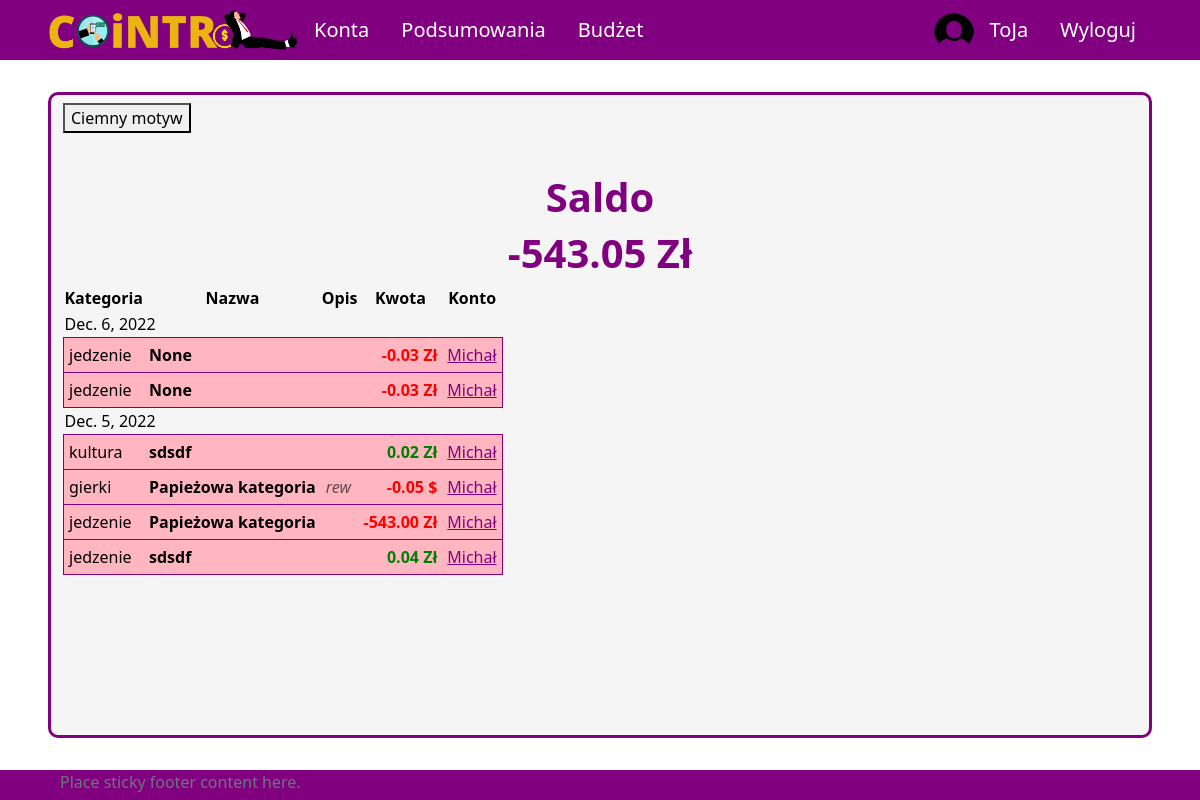
Screenshot of / (signed in) with the database file from the repository.
### UsersApp/models.py (models this page shows, shortened)
class Profile(models.Model):
    user = models.OneToOneField(User, on_delete=models.CASCADE, null=True, blank=True)
    name = models.CharField(max_length=200, blank=True, null=True)
    email = models.EmailField(max_length=400, null=True, blank=True)
    username = models.CharField(max_length=200, blank=True, null=True)
    currency = models.ForeignKey('Currency', on_delete=models.SET_NULL, null=True)
    image = models.ImageField(null=True, blank=True)
    created = models.DateTimeField(auto_now_add=True)
    id = models.UUIDField(default=uuid.uuid4, unique=True,
                            primary_key=True, editable=False)

class Currency(models.Model):
    name = models.CharField(max_length=100)
    access_name = models.CharField(max_length=20) #access_name nazwa aby zdobyć kurs walut
    sign = models.CharField(max_length=5) #znak waluty
    id = models.UUIDField(default=uuid.uuid4, unique=True,
                            primary_key=True, editable=False)

class Category(models.Model):
    SCOPE_CHOICES = (
    ("INCOME", "income"),
    ("EXPENSE", "expense"),
    )
    name = models.CharField(max_length=255)
    owner = models.ForeignKey(Profile, null=True, blank=True, on_delete=models.CASCADE)
    scope = models.CharField(max_length=10, choices=SCOPE_CHOICES) #income / expense - do oddzielenia rodzaju transakcji
    id = models.UUIDField(default=uuid.uuid4, unique=True, primary_key=True, editable=False)
    def __str__(self):
        return self.name

### aplication/models.py (models this page shows, shortened)
class Transaction(models.Model):
    id_account = models.ForeignKey(Account, on_delete=models.CASCADE)
    id_user = models.ForeignKey(Profile, on_delete=models.SET_NULL, null=True) #konto z którego dokonano transakcji zostało usunięte ale transakcja ma pozostać
    id_category = models.ForeignKey(Category, on_delete=models.CASCADE)
    id_subcategory = models.ForeignKey(Subcategory, on_delete=models.SET_NULL, null=True, blank=True)
    name = models.CharField(max_length=50, null=True, blank=True)
    currency = models.ForeignKey(Currency, on_delete=models.SET_NULL, null=True)
    is_periodic = models.BooleanField(default=False)
    amount = models.DecimalField(max_digits=10, decimal_places=2)
    converted_amount = models.DecimalField(max_digits=10, decimal_places=2)
    transaction_date = models.DateField()
    description = models.CharField(max_length=255, blank=True, null=True)
    id = models.UUIDField(default=uuid.uuid4, unique=True, primary_key=True, editable=False)

class Account(models.Model):
    owner = models.ForeignKey(Profile, null=True, blank=True, on_delete=models.CASCADE)
    name = models.CharField(max_length=30)
    currency = models.ForeignKey(Currency, on_delete=models.SET_NULL, null=True)
    is_shared = models.BooleanField(default=False)
    description = models.CharField(max_length=100, null=True, blank=True)
    id = models.UUIDField(default=uuid.uuid4, unique=True, primary_key=True, editable=False)
    def calculate_balance(self):
        balance = 0
        transactions = Transaction.objects.filter(id_account=self)
        for transaction in transactions:
            balance += transaction.converted_amount
        return balance

### aplication/views.py (the view)
# urls.py: 2. Add a URL to urlpatterns:  path('', views.home, name='home')
def home(request):
    if request.user.is_authenticated:
        balance = 0
        user_accounts = User_Account.objects.filter(id_user = request.user.profile.id)
        accounts = []
        for ua in user_accounts:
            if ua.id_account.owner == request.user.profile and ua.id_account.is_shared == False:
                accounts.append(ua.id_account)
        all_transactions = Transaction.objects.filter(id_user=request.user.profile).order_by('-transaction_date')
        dates = []
        transactions = []
        for t in all_transactions:
            if t.id_account.is_shared == False:
                transactions.append(t)
                if t.transaction_date not in dates:
                    dates.append(t.transaction_date)
        for acc in accounts:
            balance += acc.calculate_balance()
        context = {
            'profile': request.user.profile,
            'dates': dates,
            "transactions": transactions,
            'profile_balance': balance
        }
        return render(request, 'application/home/home-login.html', context)
    else:
        return render(request, 'application/home/home-logout.html')

### templates/application/home/home-login.html (shortened to what this page needs)
{% extends 'application/base.html' %}
{% block content %}
    <div class="title">
        <h1>Saldo</h1>
        <h1>{{ profile_balance }} {{ profile.currency.sign }}</h1>
    </div>
    <div class="content">
        <table>
            <tr id="table-header">
                <th>Kategoria</th>
                <th>Nazwa</th>
                <th>Opis</th>
                <th>Kwota</th>
                <th>Konto</th>
            </tr>
            {% for date in dates %}
                <tr class="date">
                    <td colspan="4">{{ date }}</td>
                </tr>
                {% for tr in transactions %}
                    {% if tr.transaction_date == date %}
                        <tr class="transaction">
                            <td id="transaction-category">{{ tr.id_category }}</td>
                            <td id="transaction-name">{{ tr.name }}</td>
                            {% if tr.description %}
                            <td id="transaction-description">{{ tr.description }}</td>
                            {% else %}
                            <td id="transaction-description"></td>
                            {% endif %}
                            {% if tr.converted_amount >= 0 %}
                                <td id="transaction-amount" class="income">{{ tr.converted_amount }} {{ tr.currency.sign }}</td>
                            {% else %}
                                <td id="transaction-amount" class="expense">{{ tr.converted_amount }} {{ tr.currency.sign }}</td>
                            {% endif %}
                            <td id="transaction-account">
                                <a id="tr-acc-link" href="{% url 'account' pk=tr.id_account.id %}">{{ tr.id_account.name }}</a>
                            </td>
                        </tr>
                    {% endif %}
                {% endfor %}
            {% endfor %}
        </table>
    </div>
{% endblock  %}

### templates/application/base.html (shortened to what this page needs)
{%load static%}
<!DOCTYPE html>
<html lang="pl">
<head>
    <link href="https://cdn.jsdelivr.net/npm/bootstrap@5.2.2/dist/css/bootstrap.min.css" rel="stylesheet">
    <link rel="stylesheet" type="text/css" href="{% static 'css/style.css' %}">
</head>
<body onload="checkColorMode()">
    <nav class="nav">
        {% if user.is_authenticated %}
        <ul class="nav justify-content-start">
            <li class="nav-item"><a id="logo-link" class="nav-link" href="{% url 'home' %}">
                <img onmouseover="logoHover()" onmouseout="logoOut()" id="app-logo" src="{% static 'images/logo.png' %}">
            </a>
            <li class="nav-item"><a class="nav-link" href="{% url 'all-accounts' %}">Konta</a></li>
            <li class="nav-item"><a class="nav-link" href="#">Podsumowania</a></li>
            <li class="nav-item"><a class="nav-link" href="#">Budżet</a></li>
        </ul>
        <ul class="nav justify-content-end">
            <img src="{% static 'images/circle_user_image.png' %}", style="border-radius: 50%; width: 40px;">
            <li class="nav-item"><a class="nav-link" href="{% url 'profile' %}">{{ user.username }}</a></li>
            <li class="nav-item"><a class="nav-link" href="{% url 'logout' %}">Wyloguj</a></li>
        </ul>
        {% endif %}
    </nav>
    <div id = "site-content">
        <button onclick="darkMode()" id="dark-mode-button">Ciemny motyw</button>
        {% block content %}
        {% endblock %}
    </div>
    <footer class="footer">
        <div class="container">
            <span class="text-muted">Place sticky footer content here.</span>
        </div>
    </footer>
</body>
</html>

### aplication/static/css/style.css (style rules this page uses)
body { background-color: white; color: black; }
a.nav-link { color: white; font-size: 20px; }
ul.nav { align-items: center; }
nav.nav { height: 60px; background-color: purple; justify-content: space-between; padding-left: 4vw; padding-right: 4vw; }
#logo-link { padding: 0; }
#app-logo { width: 250px; }
#site-content { min-height: calc(100vh - 60px - 8vh - 30px); margin-top: 4vh; margin-bottom: 4vh; margin-left: 4vw; margin-right: 4vw; padding-left: 1vw; padding-right: 1vw; padding-top: 1vh; padding-bottom: 1vh; border: 3px solid purple; border-radius: 10px; background-color: whitesmoke; }
div.title { padding-top: 5vh; display: flex; align-items: center; flex-direction: column; }
div.title h1 { color: purple; font-size: 40px; font-weight: bold; }
tr.transaction { border: 1px solid purple; background-color: lightpink }
#table-header > th { text-align: center; }
tr.transaction > td { padding: 5px; }
#transaction-name { font-weight: bold; }
#transaction-description { font-style: italic; color: rgba(0, 0, 0, 0.6); }
#transaction-amount { text-align: end; font-weight: bold; }
#transaction-amount.income { color: green; }
#transaction-amount.expense { color: red; }
#tr-acc-link { color: purple; }
footer { height: 30px; background-color: purple; justify-content: space-between; padding-left: 4vw; padding-right: 4vw; }

### rows the page displays
Profile: currency.sign "Zł"
Transaction: dates "Dec. 6, 2022", id_category "jedzenie", name "None", converted_amount "-0.03", currency.sign "Zł", id_account.name "Michał"
Transaction: id_category "jedzenie", name "None", converted_amount "-0.03", currency.sign "Zł", id_account.name "Michał"
Transaction: dates "Dec. 5, 2022", id_category "kultura", name "sdsdf", converted_amount "0.02", currency.sign "Zł", id_account.name "Michał"
Transaction: id_category "gierki", name "Papieżowa kategoria", description "rew", converted_amount "-0.05", currency.sign "$", id_account.name "Michał"
Transaction: id_category "jedzenie", name "Papieżowa kategoria", converted_amount "-543.00", currency.sign "Zł", id_account.name "Michał"
Transaction: id_category "jedzenie", name "sdsdf", converted_amount "0.04", currency.sign "Zł", id_account.name "Michał"

### other values shown
{{ user.username }} "ToJa"
{{ profile_balance }} "-543.05"
